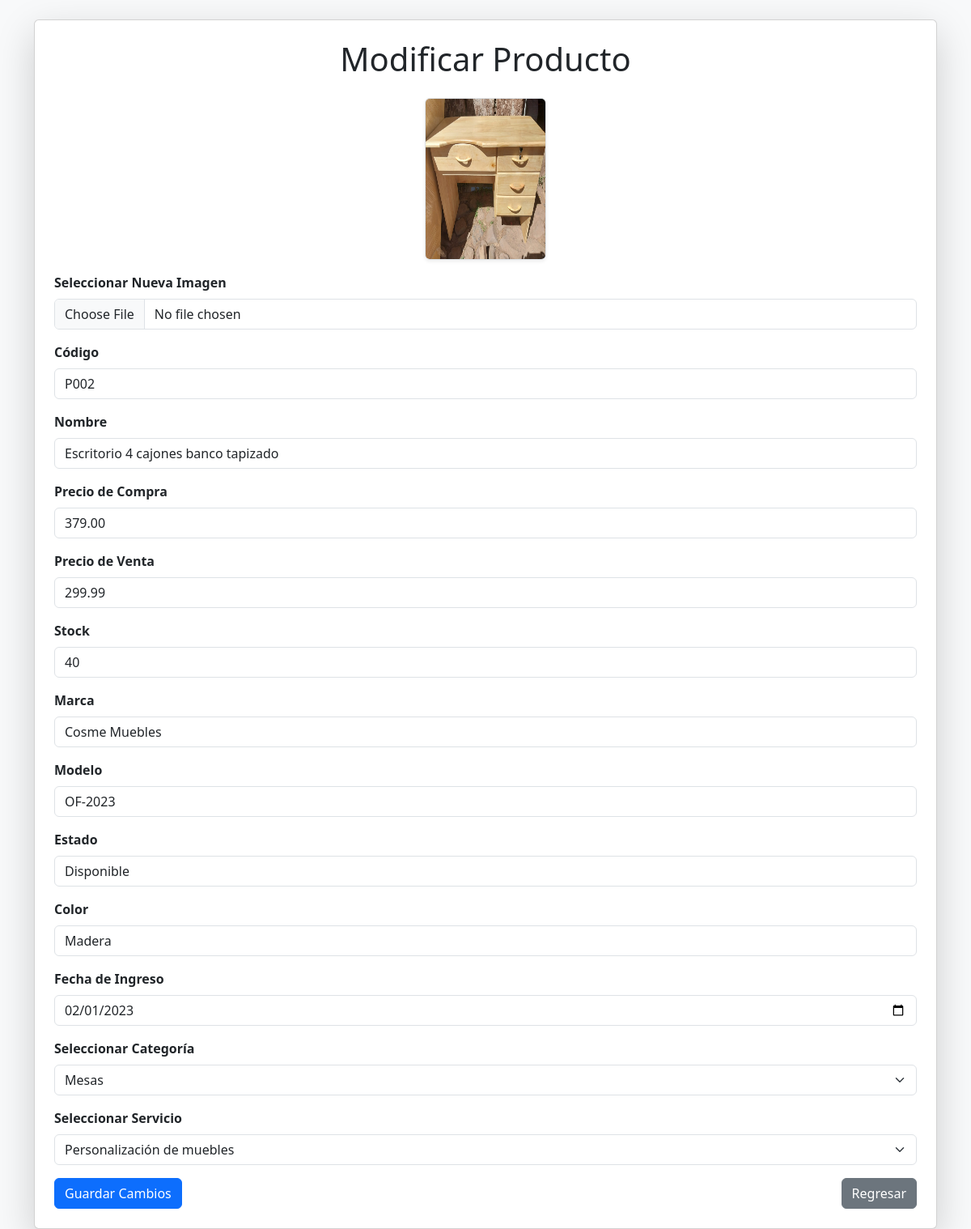
/admin/sistema_ventas/producto/Vista_Editar.php?producto_id=2, run on the app's committed database.
### tables this page shows
CREATE TABLE `producto` (
  `producto_id` int(11) NOT NULL,
  `producto_codigo` varchar(77) NOT NULL,
  `producto_nombre` varchar(100) NOT NULL,
  `producto_precio_compra` decimal(10,2) DEFAULT NULL,
  `producto_stock` int(11) DEFAULT NULL,
  `producto_precio_venta` decimal(10,2) DEFAULT NULL,
  `producto_marca` varchar(45) DEFAULT NULL,
  `producto_modelo` varchar(35) DEFAULT NULL,
  `producto_estado` varchar(50) DEFAULT NULL,
  `producto_foto` varchar(500) DEFAULT NULL,
  `servicio_id` int(11) DEFAULT NULL,
  `categoria_id` int(11) DEFAULT NULL,
  `producto_color` varchar(50) DEFAULT NULL,
  `fecha_ingreso` date DEFAULT NULL
);

CREATE TABLE `categoria` (
  `categoria_id` int(7) NOT NULL,
  `categoria_nombre` varchar(50) NOT NULL
);

CREATE TABLE `servicio` (
  `servicio_id` int(11) NOT NULL,
  `tiposervicio` varchar(255) DEFAULT NULL
);

### admin/sistema_ventas/producto/Vista_Editar.php (the view, shortened to what this page needs)
<!DOCTYPE html>
<html lang="es">
<head>
    <link href="https://cdn.jsdelivr.net/npm/bootstrap@5.3.3/dist/css/bootstrap.min.css" rel="stylesheet">
</head>
<body class="bg-light">
    <?php
    include "config/conexion.php";
    $producto_id = $_REQUEST['producto_id'];
    $sql = "SELECT * FROM producto WHERE producto_id = $producto_id";
    $resultado = $conexion->query($sql);
    $Fila = $resultado->fetch_assoc();
    $categorias_query = "SELECT categoria_id, categoria_nombre FROM categoria";
    $categorias_resultado = $conexion->query($categorias_query);
    $servicios_query = "SELECT servicio_id, tiposervicio FROM servicio";
    $servicios_resultado = $conexion->query($servicios_query);
    ?>
    <div class="container mt-4">
        <div class="card shadow-lg p-4">
            <center>
                <h1 class="mb-4">Modificar Producto</h1>
            </center>
            <form action="EditarProducto.php?producto_id=<?php echo $Fila['producto_id']?>" method="POST" enctype="multipart/form-data">
                <div class="text-center mb-3">
                    <img id="preview" src="<?php echo htmlspecialchars($Fila['producto_foto']); ?>" class="border rounded shadow-sm" style="width: 150px; height: 200px;" alt="Imagen">
                </div>
                <div class="mb-3">
                    <label class="form-label fw-bold">Seleccionar Nueva Imagen</label>
                    <input type="file" class="form-control" name="ImagenProducto" id="imagenInput" accept="image/*">
                </div>
                <div class="mb-3">
                    <label class="form-label fw-bold">Código</label>
                    <input type="text" class="form-control" name="producto_codigo" value="<?php echo htmlspecialchars($Fila['producto_codigo']); ?>" required>
                </div>
                <div class="mb-3">
                    <label class="form-label fw-bold">Nombre</label>
                    <input type="text" class="form-control" name="producto_nombre" value="<?php echo htmlspecialchars($Fila['producto_nombre']); ?>" required>
                </div>
                <div class="mb-3">
                    <label class="form-label fw-bold">Precio de Compra</label>
                    <input type="number" class="form-control" name="producto_precio_compra" value="<?php echo htmlspecialchars($Fila['producto_precio_compra']); ?>" step="0.01" required>
                </div>
                <div class="mb-3">
                    <label class="form-label fw-bold">Precio de Venta</label>
                    <input type="number" class="form-control" name="producto_precio_venta" value="<?php echo htmlspecialchars($Fila['producto_precio_venta']); ?>" step="0.01" required>
                </div>
                <div class="mb-3">
                    <label class="form-label fw-bold">Stock</label>
                    <input type="number" class="form-control" name="producto_stock" value="<?php echo htmlspecialchars($Fila['producto_stock']); ?>" required>
                </div>
                <div class="mb-3">
                    <label class="form-label fw-bold">Marca</label>
                    <input type="text" class="form-control" name="producto_marca" value="<?php echo htmlspecialchars($Fila['producto_marca']); ?>" required>
                </div>
                <div class="mb-3">
                    <label class="form-label fw-bold">Modelo</label>
                    <input type="text" class="form-control" name="producto_modelo" value="<?php echo htmlspecialchars($Fila['producto_modelo']); ?>" required>
                </div>
                <div class="mb-3">
                    <label class="form-label fw-bold">Estado</label>
                    <input type="text" class="form-control" name="producto_estado" value="<?php echo htmlspecialchars($Fila['producto_estado']); ?>" required>
                </div>
                <div class="mb-3">
                    <label class="form-label fw-bold">Color</label>
                    <input type="text" class="form-control" name="producto_color" value="<?php echo htmlspecialchars($Fila['producto_color']); ?>" required>
                </div>
                <div class="mb-3">
                    <label class="form-label fw-bold">Fecha de Ingreso</label>
                    <input type="date" class="form-control" name="fecha_ingreso" value="<?php echo htmlspecialchars($Fila['fecha_ingreso']); ?>" required>
                </div>
                <div class="mb-3">
                    <label class="form-label fw-bold">Seleccionar Categoría</label>
                    <select class="form-select" name="categoria_id" required>
                        <?php while ($categoria = $categorias_resultado->fetch_assoc()) { ?>
                            <option value="<?php echo $categoria['categoria_id']; ?>" <?php if ($categoria['categoria_id'] == $Fila['categoria_id']) echo 'selected'; ?>>
                                <?php echo htmlspecialchars($categoria['categoria_nombre']); ?>
                            </option>
                        <?php } ?>
                    </select>
                </div>
                <div class="mb-3">
                    <label class="form-label fw-bold">Seleccionar Servicio</label>
                    <select class="form-select" name="servicio_id" required>
                        <?php while ($servicio = $servicios_resultado->fetch_assoc()) { ?>
                            <option value="<?php echo $servicio['servicio_id']; ?>" <?php if ($servicio['servicio_id'] == $Fila['servicio_id']) echo 'selected'; ?>>
                                <?php echo htmlspecialchars($servicio['tiposervicio']); ?>
                            </option>
                        <?php } ?>
                    </select>
                </div>
                <div class="d-flex justify-content-between">
                    <button type="submit" class="btn btn-primary">Guardar Cambios</button>
                    <a href="index.php" class="btn btn-secondary">Regresar</a>
                </div>
            </form>
        </div>
    </div>
</body>
</html>

### data on the page
producto: producto_foto (picture), producto_codigo "P002", producto_nombre "Escritorio 4 cajones banco tapizado", producto_precio_compra "379.00", producto_precio_venta "299.99", producto_stock "40", producto_marca "Cosme Muebles", producto_modelo "OF-2023", producto_estado "Disponible", producto_color "Madera", fecha_ingreso "02/01/2023", categoria_id "Mesas", servicio_id "Personalización de muebles"
